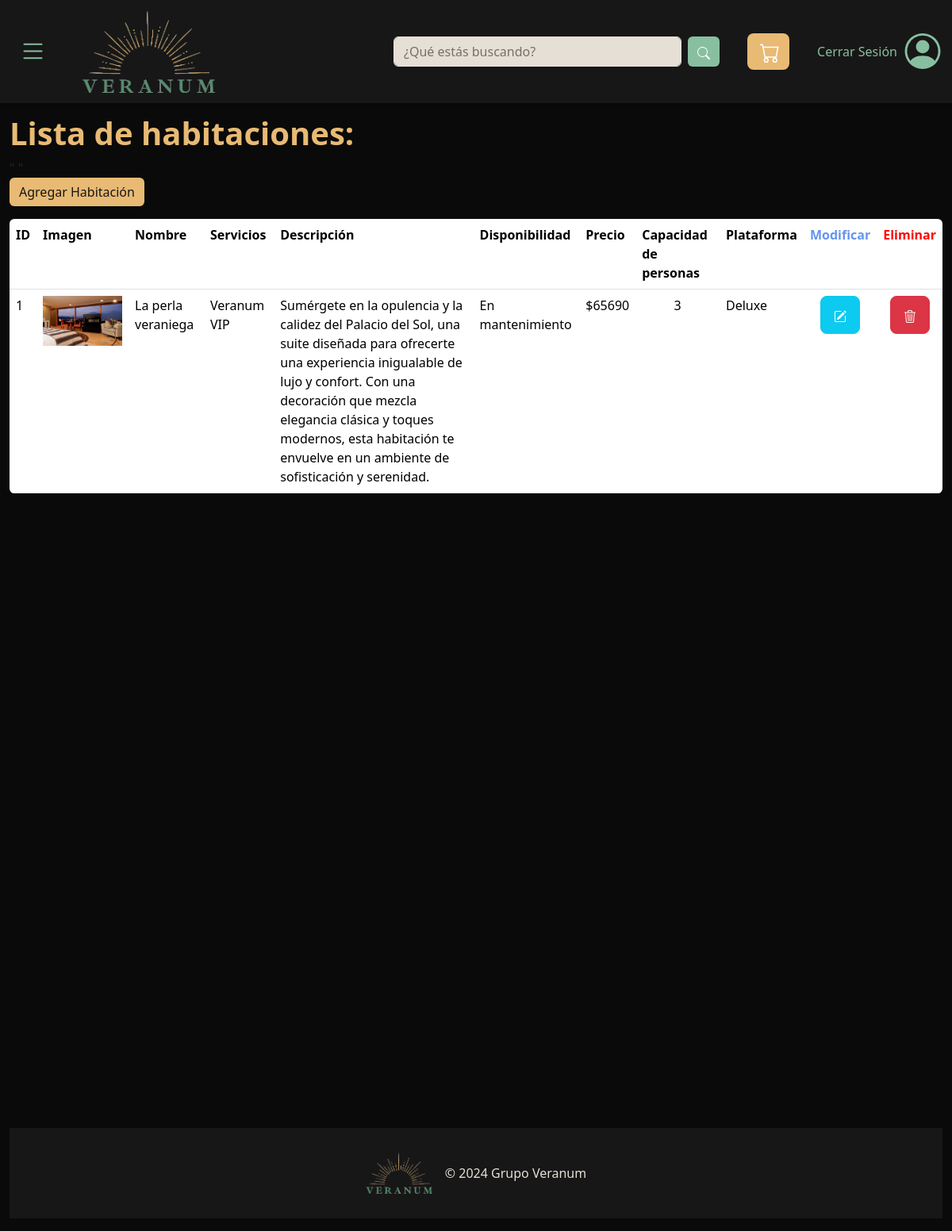
Page /listadoHabs (signed in) on the committed database.
### Store/models.py (models this page shows)
class Habitacion(models.Model):
    idHab         = models.AutoField(primary_key=True)
    nombre        = models.CharField(max_length=50)
    servicio      = models.ForeignKey('servicio', on_delete=models.CASCADE)
    dispHab       = models.ForeignKey('dispHab', on_delete=models.CASCADE)
    descripcion   = models.CharField(max_length=550)
    imagen        = models.ImageField(upload_to='habitaciones/imagenes')
    ytVidId       = models.CharField(max_length=11, null=True)
    precio        = models.IntegerField()
    capacidad     = models.IntegerField()
    tipoHab       = models.ForeignKey('tipoHab', on_delete=models.CASCADE)

class servicio(models.Model):
    idServ         = models.AutoField(primary_key=True)
    nombre        = models.CharField(max_length=50)

class dispHab(models.Model):
    idDisp        = models.AutoField(primary_key=True)
    nombre        = models.CharField(max_length=40)

class tipoHab(models.Model):
    idTipo        = models.IntegerField(primary_key=True)
    nombre        = models.CharField(max_length=20)

### Store/views.py (the view)
# urls.py: path('listadoHabs', views.listadoHabs, name='listadoHabs'),
@login_required
def listadoHabs(request):
    habitaciones = Habitacion.objects.all()
    tipoHabs = tipoHab.objects.all()
    context = {
    'habitaciones': habitaciones,
    'tipoHabs': tipoHabs
    }
    return render(request, 'listadoHabs.html', context)

### Store/templates/listadoHabs.html (shortened to what this page needs)
{% extends "plantilla_base.html" %}
{% block contenido %}
<h1 class="pt-5 mt-5" style="font-weight:bold; color:#E8BA74">Lista de habitaciones:</h1>
<table class="table table-resposive mb-0">
    <tr class="listado" >
        <th >ID</th>
        <th >Imagen</th>
        <th >Nombre</th>
        <th >Servicios</th>
        <th >Descripción</th>"
        <th >Disponibilidad</th>"
        <th >Precio</th>
        <th >Capacidad de personas</th>
        <th >Plataforma</th>
        <th style="color: cornflowerblue">Modificar</th>
        <th style="color:red" >Eliminar</th>
    </tr>
    {%for habitacion in habitaciones%}
        <td > {{habitacion.idHab}} </td>
        <td ><a href="{{habitacion.idHab}}"><img src="{{habitacion.imagen.url}}" alt="No disponible" style="max-width: 100px; max-height: 140px;"></a></td>
        <td >{{habitacion.nombre}}</td>
        <td >{{habitacion.servicio.nombre}}</td>
        <td >{{habitacion.descripcion}}</td>
        <td >{{habitacion.dispHab.nombre}}</td>
        <td >${{habitacion.precio}}</td>
        <td class="text-center">{{habitacion.capacidad}}</td>
        <td>{{habitacion.tipoHab.nombre}}
        </td>
        <td class="text-center"><a href="{% url 'modificarHab' idHab=habitacion.idHab %}" class="btn btn-info btn-lg">
        </a></td>
        <td class="text-center"><a href="{% url 'eliminarHab' idHab=habitacion.idHab %}" class="btn btn-danger btn-lg" style="color:white">
        </a></td>
    {%endfor%}
        <a href="{%url 'registroHab' %}"><button class="btn btnAgregar btn-success mb-3" id="btnAgregar" style="background-color: #E8BA74;border: none; color: #171717 ;">Agregar Habitación</button></a>
    <table class="table table-resposive">
        <div class="container-fluid d-flex flex-column min-vh-100">
          </div>
{%endblock%}

### Store/static/style.css (style rules this page uses)
body { background-color: #0A0A0A; }
h1 { color: #88bfa0; }
.table { border-radius: 6px; overflow:hidden; }

### rows in the picture
Habitacion: idHab "1", imagen (picture), nombre "La perla veraniega", servicio.nombre "Veranum VIP", descripcion "Sumérgete en la opulencia y la calidez del Palacio del Sol, una suite diseñada para ofrecerte una experiencia inigualable de lujo y confort. Con una decoración que mezcla elegancia clásica y toques modernos, esta habitación te envuelve en un ambiente de sofisticación y serenidad.", dispHab.nombre "En mantenimiento", precio "65690", capacidad "3", tipoHab.nombre "Deluxe"
